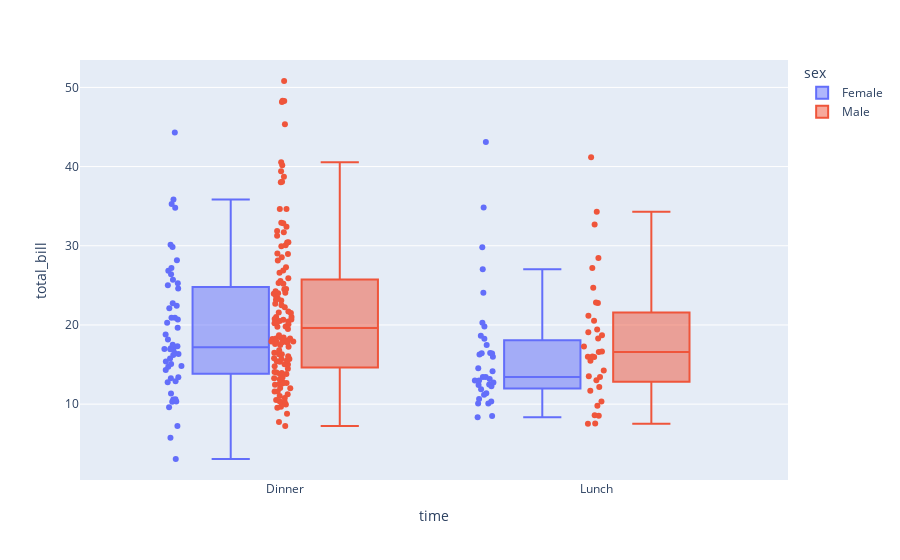

Notebook source saved alongside this figure:
### Code cell
fig = px.box(df , x = 'time', y = 'total_bill' , points = 'all', color = 'sex', hover_data = ['smoker'] )
fig.show()

### Figure 1 — Plotly figure (JSON) as saved in the notebook; plotly's stock layout.template omitted (floating-point values rounded to 4 significant figures; data arrays with more than 128 entries replaced by an {"elided": "..."} marker saying what was removed)
{"data": [{"alignmentgroup": "True", "boxpoints": "all", "customdata": [["No"], ["No"], ["No"], ["No"], ["No"], ["No"], ["No"], ["No"], ["No"], ["No"], ["No"], ["No"], ["No"], ["No"], ["No"], ["No"], ["Yes"], ["No"], ["Yes"], ["Yes"], ["No"], ["No"], ["No"], ["Yes"], ["Yes"], ["No"], ["Yes"], ["Yes"], ["Yes"], ["Yes"], ["No"], ["Yes"], ["No"], ["No"], ["No"], ["No"], ["No"], ["No"], ["No"], ["No"], ["No"], ["No"], ["No"], ["No"], ["No"], ["No"], ["No"], ["No"], ["No"], ["No"], ["No"], ["No"], ["No"], ["No"], ["No"], ["No"], ["No"], ["No"], ["No"], ["No"], ["No"], ["Yes"], ["Yes"], ["Yes"], ["Yes"], ["Yes"], ["Yes"], ["Yes"], ["Yes"], ["Yes"], ["Yes"], ["Yes"], ["Yes"], ["Yes"], ["Yes"], ["Yes"], ["Yes"], ["Yes"], ["Yes"], ["Yes"], ["No"], ["Yes"], ["Yes"], ["Yes"], ["No"], ["Yes"], ["No"]], "hovertemplate": "sex=Female<br>time=%{x}<br>total_bill=%{y}<br>smoker=%{customdata[0]}<extra></extra>", "legendgroup": "Female", "marker": {"color": "#636efa"}, "name": "Female", "notched": false, "offsetgroup": "Female", "orientation": "v", "showlegend": true, "type": "box", "x": ["Dinner", "Dinner", "Dinner", "Dinner", "Dinner", "Dinner", "Dinner", "Dinner", "Dinner", "Dinner", "Dinner", "Dinner", "Dinner", "Dinner", "Dinner", "Dinner", "Dinner", "Dinner", "Dinner", "Dinner", "Dinner", "Lunch", "Lunch", "Dinner", "Dinner", "Dinner", "Dinner", "Dinner", "Dinner", "Dinner", "Dinner", "Dinner", "Dinner", "Dinner", "Dinner", "Lunch", "Lunch", "Lunch", "Lunch", "Lunch", "Lunch", "Lunch", "Lunch", "Lunch", "Lunch", "Lunch", "Lunch", "Lunch", "Lunch", "Lunch", "Lunch", "Lunch", "Lunch", "Lunch", "Lunch", "Lunch", "Lunch", "Dinner", "Dinner", "Dinner", "Dinner", "Dinner", "Dinner", "Dinner", "Dinner", "Dinner", "Dinner", "Lunch", "Lunch", "Lunch", "Lunch", "Lunch", "Lunch", "Lunch", "Dinner", "Dinner", "Dinner", "Dinner", "Dinner", "Lunch", "Lunch", "Lunch", "Lunch", "Dinner", "Dinner", "Dinner", "Dinner"], "x0": " ", "xaxis": "x", "y": [16.99, 24.59, 35.26, 14.83, 10.33, 16.97, 20.29, 15.77, 19.65, 15.06, 20.69, 16.93, 10.29, 34.81, 26.41, 16.45, 3.07, 17.07, 26.86, 25.28, 14.73, 10.07, 34.83, 5.75, 16.32, 22.75, 11.35, 15.38, 44.3, 22.42, 20.92, 14.31, 7.25, 25.71, 17.31, 10.65, 12.43, 24.08, 13.42, 12.48, 29.8, 14.52, 11.38, 20.27, 11.17, 12.26, 18.26, 8.51, 10.33, 14.15, 13.16, 17.47, 27.05, 16.43, 8.35, 18.64, 11.87, 29.85, 25.0, 13.39, 16.21, 17.51, 10.59, 10.63, 9.6, 20.9, 18.15, 19.81, 43.11, 13.0, 12.74, 13.0, 16.4, 16.47, 12.76, 13.27, 28.17, 12.9, 30.14, 13.42, 15.98, 16.27, 10.09, 22.12, 35.83, 27.18, 18.78], "y0": " ", "yaxis": "y"}, {"alignmentgroup": "True", "boxpoints": "all", "customdata": {"elided": "157x1 str values"}, "hovertemplate": "sex=Male<br>time=%{x}<br>total_bill=%{y}<br>smoker=%{customdata[0]}<extra></extra>", "legendgroup": "Male", "marker": {"color": "#EF553B"}, "name": "Male", "notched": false, "offsetgroup": "Male", "orientation": "v", "showlegend": true, "type": "box", "x": {"elided": "157 str values"}, "x0": " ", "xaxis": "x", "y": {"elided": "157 float values"}, "y0": " ", "yaxis": "y"}], "layout": {"boxmode": "group", "legend": {"title": {"text": "sex"}, "tracegroupgap": 0}, "margin": {"t": 60}, "xaxis": {"anchor": "y", "domain": [0, 1], "title": {"text": "time"}}, "yaxis": {"anchor": "x", "domain": [0, 1], "title": {"text": "total_bill"}}}}
